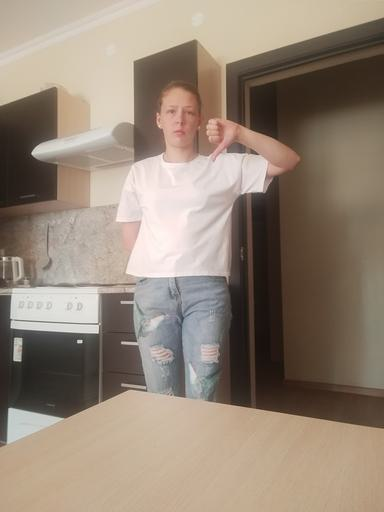
#> input picture tests/fixtures/hands/00af1db1-7c86-4e9b-9383-1fbd06c3492d.jpg, 384 x 512 px; its folder holds only this picture in this run
$ python bench_mps.py
#> lines starting #> are read from the running program, lines starting #| are printed output that depends on the picture
#!/usr/bin/env python3
"""GestureMate · mps (mediapipe.python.solutions) 管线基准测试

用一个**确定性**的帧源（MediaPipe 官方测试数据里的真实手势照片）驱动
*真正的* TaskController.startListen()，从而在不同代码版本 / 不同开关之间
做可复现的对比。

    # 完整消融：原版 vs 优化后（逐帧日志、无条件绘制各自贡献多少）
    .venv/bin/python tests/bench_mps.py --srcdir . --baseline tests/baseline --matrix

    # 只看默认配置
    .venv/bin/python tests/bench_mps.py --srcdir .

测什么:
    * 端到端吞吐（帧/秒）—— 版本无关、客观
    * 每帧写出的 logging 记录条数（原代码逐帧写 stdout + error.log）
    * 优化版额外给出「纯推理均值 ms」，用于区分引擎收益与外围开销

不做的事: 不碰摄像头、不显示窗口、不执行任何 command 任务。
"""
import argparse
import importlib
import inspect
import json
import logging
import os
import sys
import time

import cv2
import numpy as np

HERE = os.path.dirname(os.path.abspath(__file__))
FIXTURE_DIR = os.path.join(HERE, "fixtures", "hands")


# ----------------------------------------------------------------- 帧源
def load_fixture_frames(width, height):
    """把真实手势照片读成 (H,W,3) BGR 帧列表（居中贴到目标画幅）。"""
#> called with width = 1280, height = 720
    names = sorted(n for n in os.listdir(FIXTURE_DIR)
                   if n.lower().endswith((".jpg", ".jpeg", ".png")))
    if not names:
        raise SystemExit(f"没有找到测试图片: {FIXTURE_DIR}")
    frames = []
    for n in names:
        img = cv2.imread(os.path.join(FIXTURE_DIR, n))
#> img is the input picture: shape (512, 384, 3); mean B, G, R 119.1, 133.9, 148.9
        if img is None:
            continue
        h, w = img.shape[:2]
#> h = 512; w = 384
        s = min(width / w, height / h)
#> s = 1.41
        img = cv2.resize(img, (max(1, int(w * s)), max(1, int(h * s))),
                         interpolation=cv2.INTER_AREA)
#> img: shape (720, 540, 3)
        canvas = np.zeros((height, width, 3), dtype=np.uint8)
        y = (height - img.shape[0]) // 2
#> y = 0
        x = (width - img.shape[1]) // 2
#> x = 370
        canvas[y:y + img.shape[0], x:x + img.shape[1]] = img
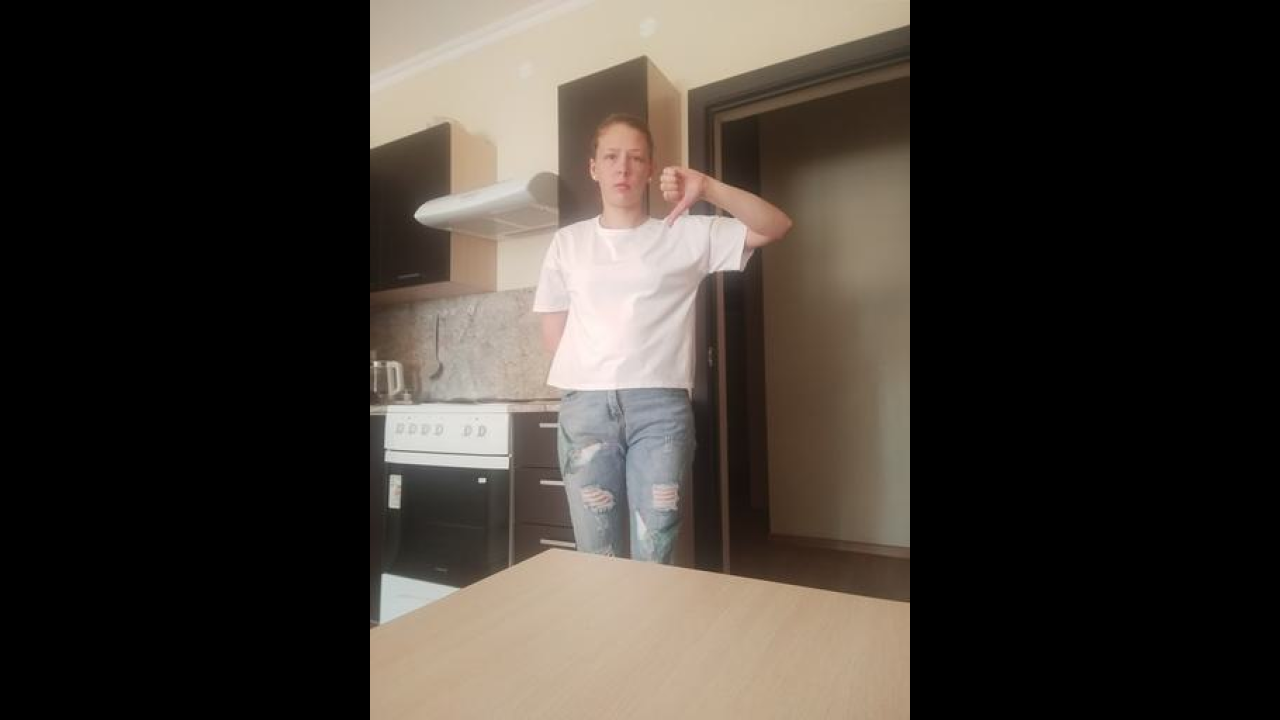
#> canvas: shape (720, 1280, 3); mean B, G, R 50.2, 56.5, 62.8
        frames.append(canvas)
    return frames


class FakeCapture:
    """冒充 cv2.VideoCapture(0)，吐完固定数量的帧后自行「结束」。"""

    def __init__(self, frames, total):
        self.frames = frames
        self.total = total
        self.i = 0

    def isOpened(self):
        return self.i < self.total

    def read(self):
        if self.i >= self.total:
            return False, None
        f = self.frames[self.i % len(self.frames)]
        self.i += 1
        return True, f.copy()

    def set(self, *a, **k):
        return True

    def get(self, prop):
        if prop == cv2.CAP_PROP_FRAME_WIDTH:
            return self.frames[0].shape[1]
        if prop == cv2.CAP_PROP_FRAME_HEIGHT:
            return self.frames[0].shape[0]
        return 0.0

    def release(self):
        pass


class CountingHandler(logging.Handler):
    def __init__(self):
        super().__init__(level=logging.DEBUG)
        self.count = 0

    def emit(self, record):
        self.count += 1


def make_bench_config(data_dir, hands_dir):
    """只含 detect / match 的配置——没有任何副作用任务。"""
    cfg = [
        {"type": "detect", "id": "dl", "bodyPart": ["leftHand"], "frames": 3,
         "start": True, "nextTasks": [{"operate": "start", "id": "dl"}]},
        {"type": "detect", "id": "dr", "bodyPart": ["rightHand"], "frames": 3,
         "start": True, "nextTasks": [{"operate": "start", "id": "dr"}]},
    ]
    hands = sorted(n for n in os.listdir(hands_dir) if n.endswith(".json"))
    if hands:
        # 加一个 match 任务，更接近真实负载（也覆盖连续帧计数逻辑）
        cfg.append({
            "type": "match", "id": "m1",
            "bodyPart": [["leftHand"]],
            "poseFile": [os.path.join(hands_dir, hands[0])],
            "sensetive": [0.5], "frames": [2],
            "start": True, "nextTasks": [{"operate": "start", "id": "m1"}],
        })
    os.makedirs(data_dir, exist_ok=True)
    path = os.path.join(data_dir, "config.json")
    with open(path, "w") as f:
        json.dump(cfg, f, indent=2)
    return path


def reset_logging(log_path, level="info", mirror=True):
    """复刻 Main.py 的 logging 配置（stdout + 文件），外加一个计数器。"""
    root = logging.getLogger()
    for h in list(root.handlers):
        root.removeHandler(h)
    root.setLevel(getattr(logging, level.upper()))
    counter = CountingHandler()
    root.addHandler(counter)
    if mirror:
        fmt = logging.Formatter('%(asctime)s [%(levelname)s] %(message)s')
        sh = logging.StreamHandler(open(os.devnull, "w"))
        sh.setFormatter(fmt)
        root.addHandler(sh)
        fh = logging.FileHandler(log_path, encoding='utf-8')
        fh.setFormatter(fmt)
        root.addHandler(fh)
    return counter


def run_once(srcdir, config_path, frames, n_frames, complexity, width, height,
             cvshow, quiet, proc_size, log_level="info", engine="holistic"):
    """在 srcdir 版本的代码上跑一次；异常不抛出，记录在 error 里。"""
    srcdir = os.path.abspath(srcdir)
    # 注意要删掉 `tasks` **包本身**（不只是 tasks.*），否则第二次运行会继续
    # 复用上一次导入的包，对比就串味了。
    for m in [m for m in list(sys.modules)
              if m in ("TaskController", "Utils", "LandmarkEngine", "tasks")
              or m.startswith("tasks.")]:
        del sys.modules[m]
    sys.path.insert(0, srcdir)

    capture = FakeCapture(frames, n_frames)
    orig = (cv2.VideoCapture, cv2.imshow, cv2.waitKey, cv2.destroyAllWindows)
    cv2.VideoCapture = lambda *a, **k: capture
    cv2.imshow = lambda *a, **k: None
    cv2.waitKey = lambda *a, **k: -1
    cv2.destroyAllWindows = lambda *a, **k: None

    log_path = os.path.join(HERE, "_bench_error.log")
    counter = reset_logging(log_path, level=log_level, mirror=not quiet)

    error = None
    stats = None
    c = None
    t0 = time.perf_counter()
    try:
        mod = importlib.import_module("TaskController")
        c = mod.TaskController()
        c.readConfig(config_path)
        params = inspect.signature(c.startListen).parameters
        kwargs = {}
        if "procSize" in params:
            kwargs["procSize"] = proc_size
        if "video" in params:
            kwargs["video"] = None
        if "engine" in params:
            kwargs["engine"] = engine
        c.startListen(0, complexity, cvshow, **kwargs)
    except BaseException as e:          # 原版会抛 TypeError，记下来而不是中断
        error = f"{type(e).__name__}: {e}"
    finally:
        dt = time.perf_counter() - t0
        cv2.VideoCapture, cv2.imshow, cv2.waitKey, cv2.destroyAllWindows = orig
        if srcdir in sys.path:
            sys.path.remove(srcdir)
        if c is not None:
            stats = getattr(c, "bench_stats", None)

    done = capture.i
    return {
        "frames": done,
        "seconds": dt,
        "fps": done / dt if dt > 0 else 0.0,
        "log_records": counter.count,
        "error": error,
        "stats": stats,
        "srcdir": srcdir,
    }


def main():
    ap = argparse.ArgumentParser()
    ap.add_argument("--srcdir", default=".")
    ap.add_argument("--baseline", default=None, help="优化前代码快照目录")
    ap.add_argument("--frames", type=int, default=150)
    ap.add_argument("--complexity", type=int, default=1, choices=[0, 1, 2])
    ap.add_argument("--width", type=int, default=1280)
    ap.add_argument("--height", type=int, default=720)
    ap.add_argument("--proc-size", type=int, default=0)
    ap.add_argument("--engine", default="holistic",
                    choices=["holistic", "minimal", "auto"])
    ap.add_argument("--quiet", action="store_true", help="不挂 stdout/文件 handler")
    ap.add_argument("--matrix", action="store_true",
                    help="跑完整消融：日志×绘制×引擎")
    args = ap.parse_args()

    frames = load_fixture_frames(args.width, args.height)
#> frames = 1 item
    print(f"帧源: {len(frames)} 张真实手势照片 -> 画幅 {args.width}x{args.height}")
#| 帧源: 1 张真实手势照片 -> 画幅 1280x720
    print(f"      共 {args.frames} 帧, complexity={args.complexity}")
    print()

    data_dir = os.path.join(HERE, "_bench_data")
    hands_dir = os.path.join(os.path.dirname(HERE), "example", "data_example", "hand")
    if not os.path.isdir(hands_dir):
        hands_dir = os.path.join(HERE, "fixtures")
    config_path = make_bench_config(data_dir, hands_dir)

    if args.matrix:
        variants = []
        if args.baseline:
            # 原版：逐帧 INFO + 无条件绘制，两者都还在
            variants.append(("优化前 原版(逐帧日志+绘制)", args.baseline,
                             "info", True, 0, "holistic"))
        # 用优化后的代码，把两个开关重新打开，逐一量化各自的开销
        variants += [
            ("A 逐帧日志开+绘制开", args.srcdir, "debug", True, 0, "holistic"),
            ("B 逐帧日志关+绘制开", args.srcdir, "info", True, 0, "holistic"),
            ("C 逐帧日志关+绘制关", args.srcdir, "info", False, 0, "holistic"),
            ("D = C + 只跑手模型", args.srcdir, "info", False, 0, "minimal"),
            ("E = C + procSize=640", args.srcdir, "info", False, 640, "holistic"),
        ]
    else:
        variants = [("优化后(默认)", args.srcdir, "info", False, args.proc_size,
                     args.engine)]

    rows = []
    print(f"{'方案':<26}{'帧':>5}{'耗时':>9}{'FPS':>9}{'日志条数':>10}"
          f"{'推理ms':>10}  引擎")
    print("-" * 88)
    for label, srcdir, lvl, draw, ps, eng in variants:
        r = run_once(srcdir, config_path, frames, args.frames, args.complexity,
                     args.width, args.height, draw, args.quiet, ps, lvl, eng)
        if r["error"]:
            print(f"{label:<26}{r['frames']:>5}{'崩':>9}  "
                  f"{r['error'].splitlines()[0][:44]}")
        else:
            st = r["stats"] or {}
            print(f"{label:<26}{r['frames']:>5}{r['seconds']:>8.2f}s"
                  f"{r['fps']:>9.1f}{r['log_records']:>10}"
                  f"{st.get('engine_ms', 0):>10.1f}  {st.get('engine', '?')}")
        rows.append((label, r))
#> after the loop, rows = []
    print("-" * 88)

    by = {l: r for l, r in rows}
    a = by.get("A 逐帧日志开+绘制开")
    b = by.get("B 逐帧日志关+绘制开")
    c = by.get("C 逐帧日志关+绘制关")
    if a and b and c and not any(x["error"] for x in (a, b, c)):
        print(f"A→B 只关逐帧日志: {a['fps']:.1f} -> {b['fps']:.1f} FPS "
              f"({b['fps']/a['fps']:.2f}x, 日志 {a['log_records']}->{b['log_records']})")
        print(f"B→C 再关无条件绘制: {b['fps']:.1f} -> {c['fps']:.1f} FPS "
              f"({c['fps']/b['fps']:.2f}x)")
        print(f"A→C 合计: {a['fps']:.1f} -> {c['fps']:.1f} FPS "
              f"({c['fps']/a['fps']:.2f}x)")


if __name__ == "__main__":
    main()
#> (the call stopped at in run_once, `c = mod.TaskController()`: TaskController is not available in this run)

$ run again, on tests/fixtures/hands/0413d5c5-f5ba-476f-a921-ea5e967692a9.jpg
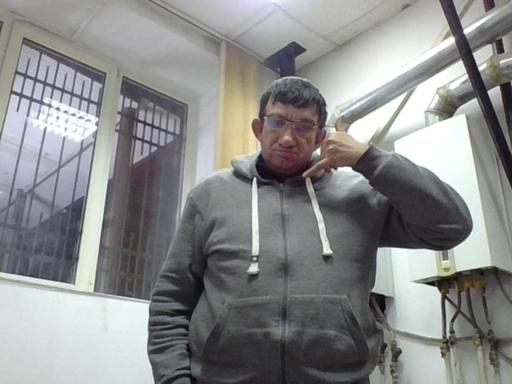
#> input picture tests/fixtures/hands/0413d5c5-f5ba-476f-a921-ea5e967692a9.jpg, 512 x 384 px
#> in load_fixture_frames, img is the input picture: shape (384, 512, 3); mean B, G, R 139.4, 139.5, 138.5
#> img: shape (720, 960, 3)
#> in load_fixture_frames, `canvas[y:y + img.shape[0], x:x + img.shape[1]] = img`:
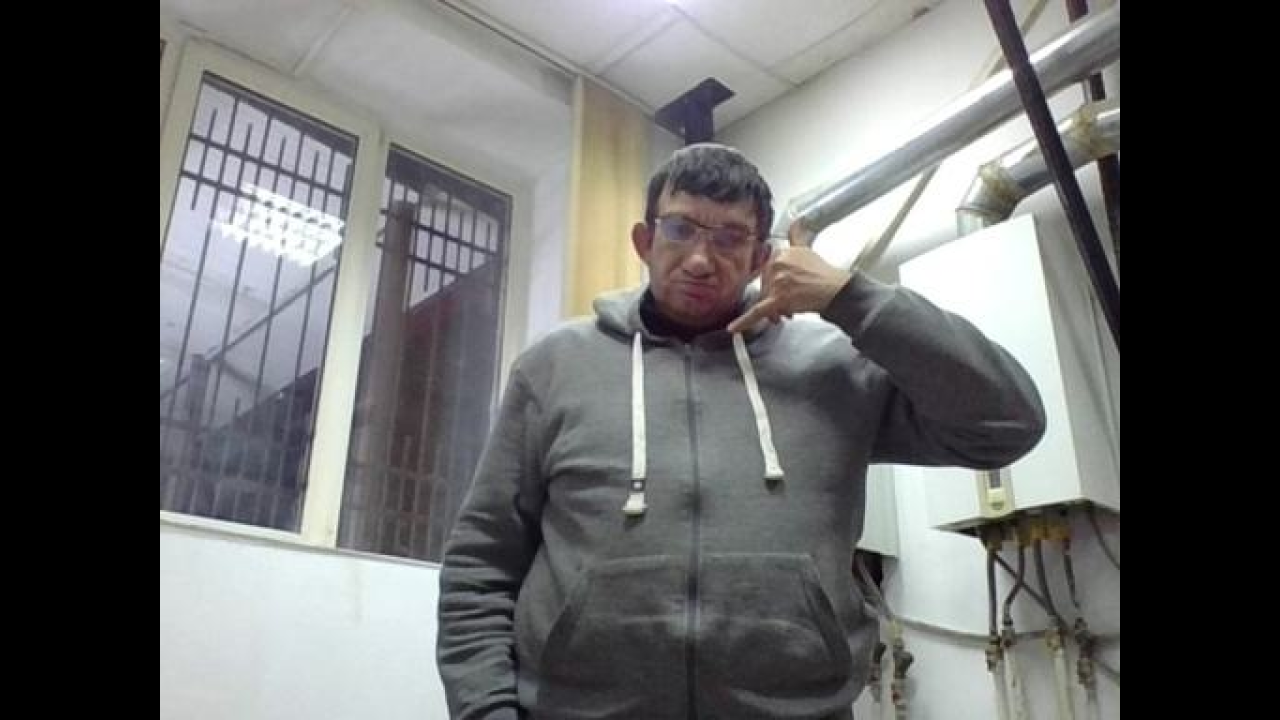
#> canvas: shape (720, 1280, 3); mean B, G, R 104.6, 104.6, 103.9
#> frames = 1 item
#| 帧源: 1 张真实手势照片 -> 画幅 1280x720
#> after the loop in main, `for label, srcdir, lvl, draw, ps, eng in variants:`: rows = []

$ run again, on tests/fixtures/hands/044768ad-1709-44ba-b041-c2f8cbe4c166.jpg
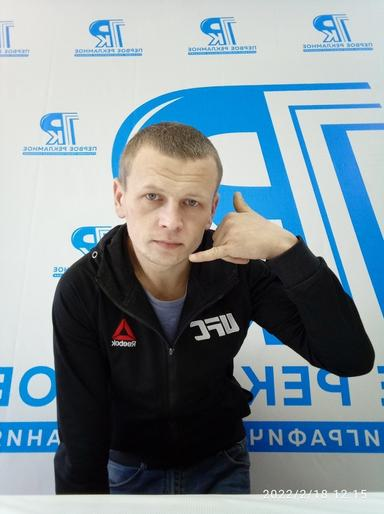
#> input picture tests/fixtures/hands/044768ad-1709-44ba-b041-c2f8cbe4c166.jpg, 384 x 514 px
#> in load_fixture_frames, img is the input picture: shape (514, 384, 3); mean B, G, R 151.3, 143.3, 127.7
#> img: shape (720, 537, 3)
#> in load_fixture_frames, `canvas[y:y + img.shape[0], x:x + img.shape[1]] = img`:
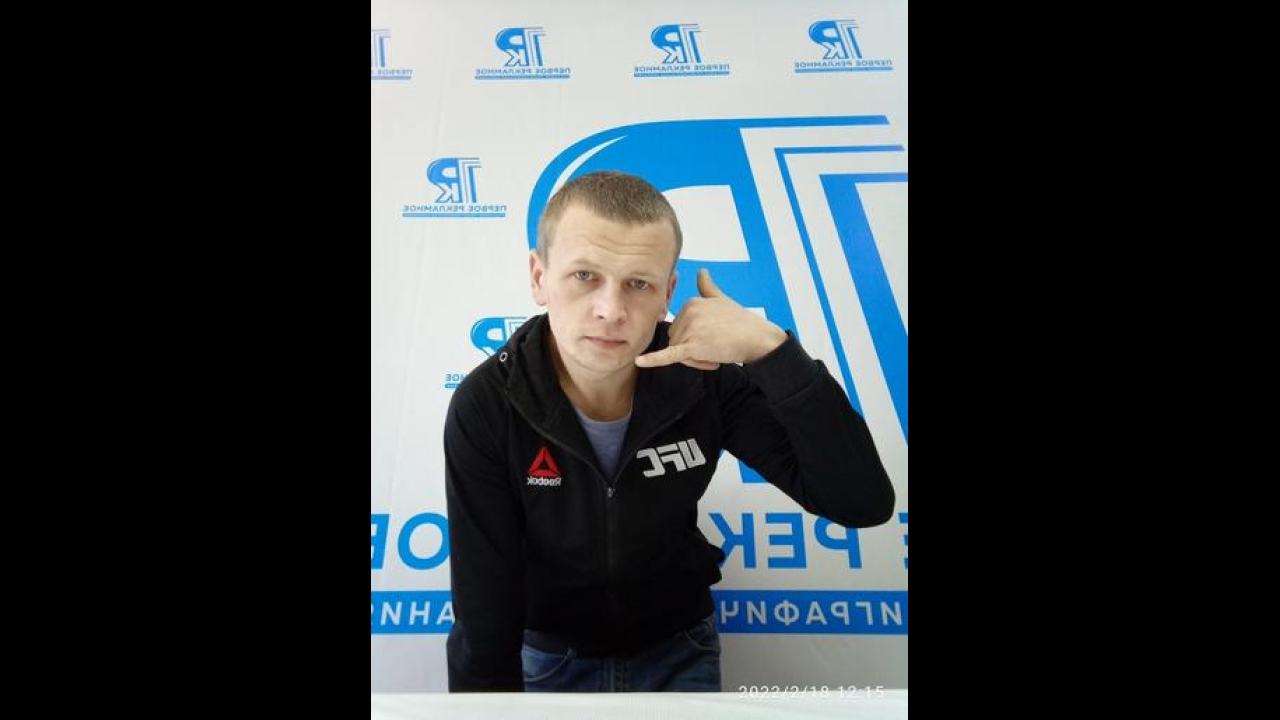
#> canvas: shape (720, 1280, 3); mean B, G, R 63.4, 60.1, 53.5
#> frames = 1 item
#| 帧源: 1 张真实手势照片 -> 画幅 1280x720
#> after the loop in main, `for label, srcdir, lvl, draw, ps, eng in variants:`: rows = []

$ run again, on tests/fixtures/hands/055f8be9-f7fd-4c7f-ad3f-7b404b6489c3.jpg
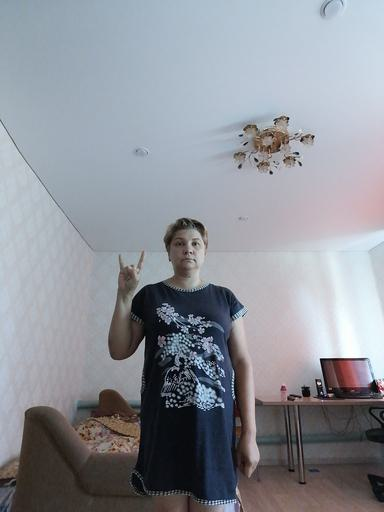
#> input picture tests/fixtures/hands/055f8be9-f7fd-4c7f-ad3f-7b404b6489c3.jpg, 384 x 512 px
#> in load_fixture_frames, img is the input picture: shape (512, 384, 3); mean B, G, R 153.1, 145.8, 142.1
#> img: shape (720, 540, 3)
#> in load_fixture_frames, `canvas[y:y + img.shape[0], x:x + img.shape[1]] = img`:
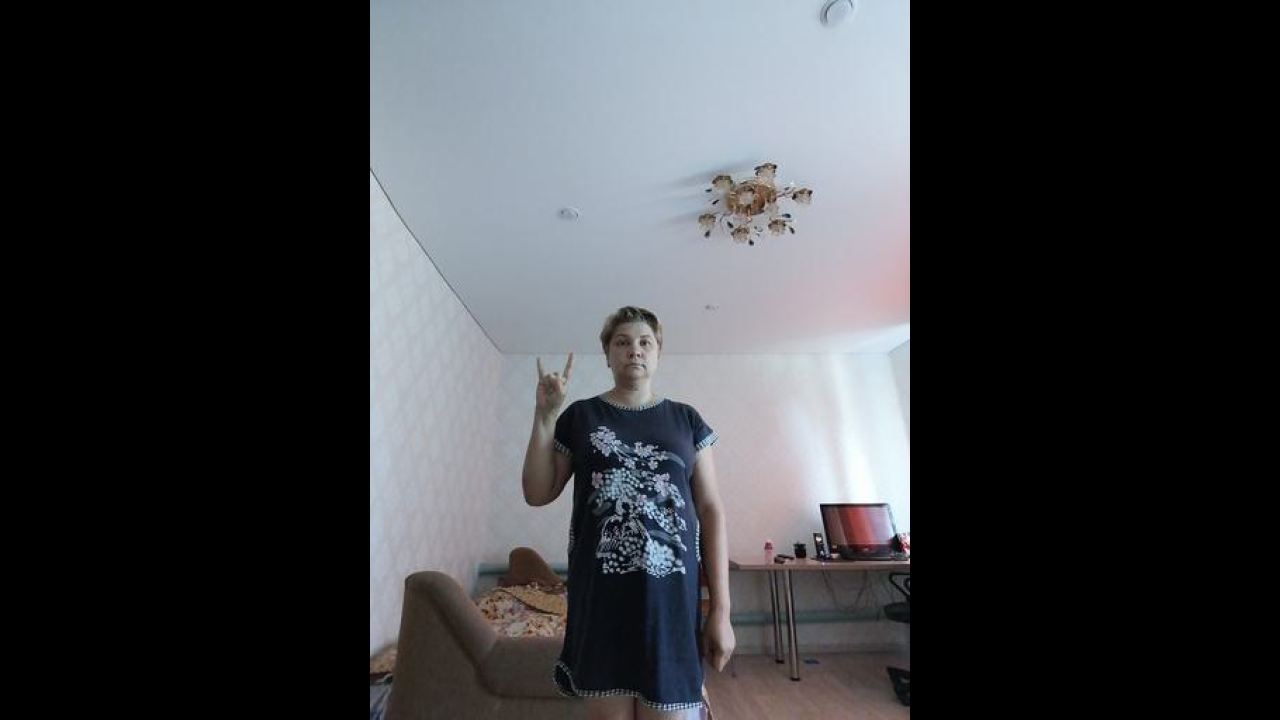
#> canvas: shape (720, 1280, 3); mean B, G, R 64.6, 61.5, 59.9
#> frames = 1 item
#| 帧源: 1 张真实手势照片 -> 画幅 1280x720
#> after the loop in main, `for label, srcdir, lvl, draw, ps, eng in variants:`: rows = []

$ run again, on tests/fixtures/hands/00b85ea4-8c5d-4302-b847-0a5de1d7dab2.jpg
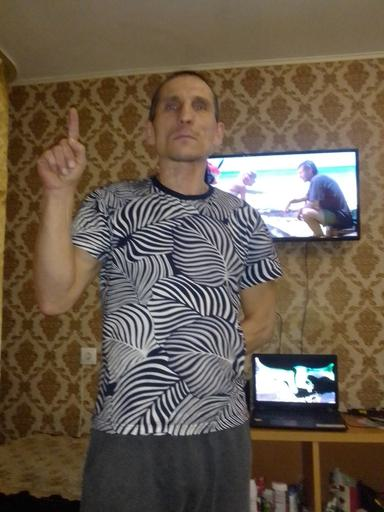
#> input picture tests/fixtures/hands/00b85ea4-8c5d-4302-b847-0a5de1d7dab2.jpg, 384 x 512 px
#> in load_fixture_frames, img is the input picture: shape (512, 384, 3); mean B, G, R 77.2, 92, 105
#> img: shape (720, 540, 3)
#> in load_fixture_frames, `canvas[y:y + img.shape[0], x:x + img.shape[1]] = img`:
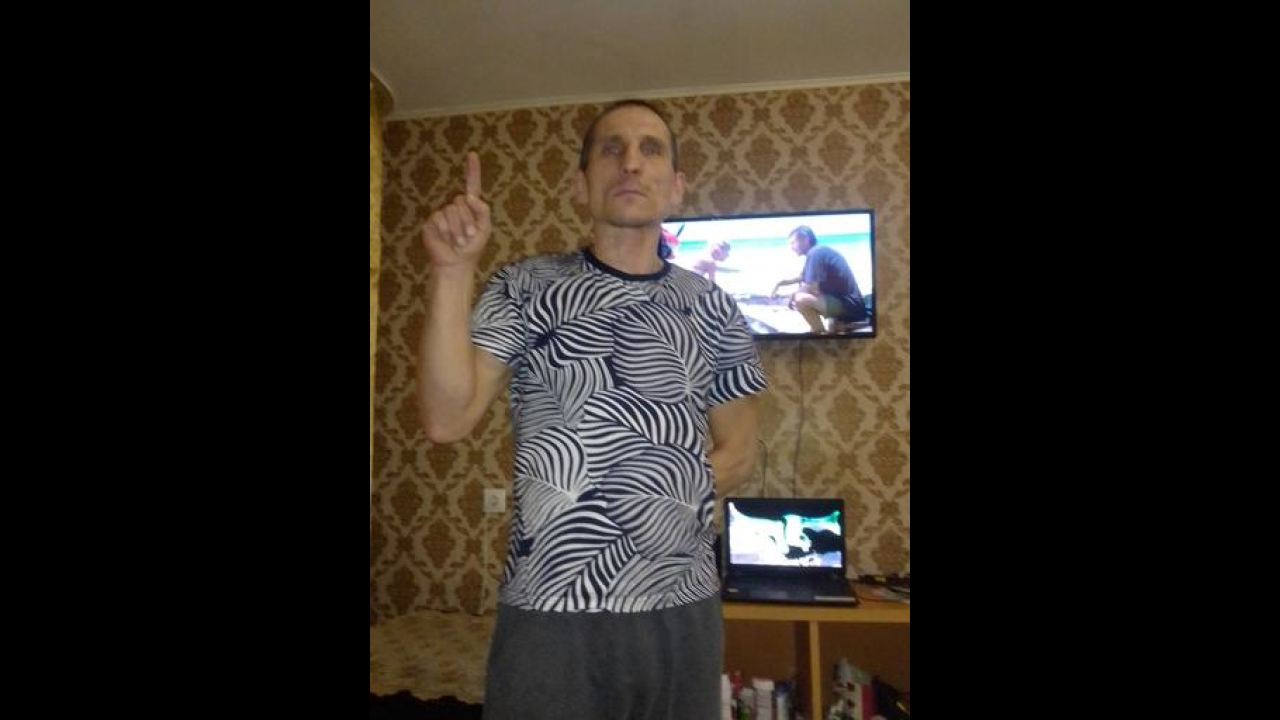
#> canvas: shape (720, 1280, 3); mean B, G, R 32.6, 38.8, 44.3
#> frames = 1 item
#| 帧源: 1 张真实手势照片 -> 画幅 1280x720
#> after the loop in main, `for label, srcdir, lvl, draw, ps, eng in variants:`: rows = []
